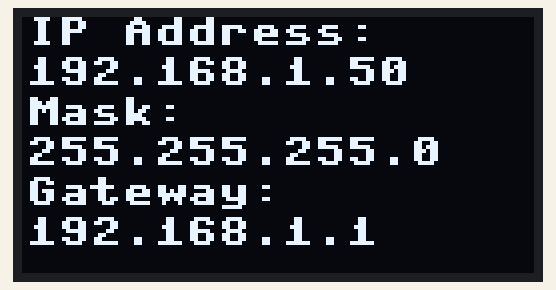
Recording of a program running on a simulated Raspberry Pi Pico running MicroPython. Parts: 128×64 one-colour display. What the program prints to the serial console is not drawn.

Above: at 1.9 s.

The program:

Ethernet_tester_FINAL.py
```python
# For WIZnet W5500-EVB-Pico2 with 1.3 OLED Waveshare hat

from usocket import socket, AF_INET, SOCK_DGRAM, getaddrinfo
from machine import Pin, SPI
import network
import framebuf
import time
import struct

# OLED pin config
DC = 8
RST = 12
MOSI = 11
SCK = 10
CS = 9

class OLED_1inch3(framebuf.FrameBuffer):
    def __init__(self):
        self.width = 128
        self.height = 64
        self.rotate = 180
        self.cs = Pin(CS, Pin.OUT)
        self.rst = Pin(RST, Pin.OUT)
        self.cs(1)
        self.spi = SPI(1, 20000000, polarity=0, phase=0, sck=Pin(SCK), mosi=Pin(MOSI), miso=None)
        self.dc = Pin(DC, Pin.OUT)
        self.dc(1)
        self.buffer = bytearray(self.height * self.width // 8)
        super().__init__(self.buffer, self.width, self.height, framebuf.MONO_HMSB)
        self.init_display()
        self.white = 0xffff
        self.black = 0x0000

    def write_cmd(self, cmd):
        self.cs(1)
        self.dc(0)
        self.cs(0)
        self.spi.write(bytearray([cmd]))
        self.cs(1)

    def write_data(self, buf):
        self.cs(1)
        self.dc(1)
        self.cs(0)
        self.spi.write(bytearray([buf]))
        self.cs(1)

    def init_display(self):
        self.rst(1)
        time.sleep(0.001)
        self.rst(0)
        time.sleep(0.01)
        self.rst(1)
        for cmd in [
            0xAE, 0x00, 0x10, 0xB0, 0xDC, 0x00, 0x81, 0x6F, 0x21,
            0xA1 if self.rotate == 180 else 0xA0, 0xC0, 0xA4, 0xA6,
            0xA8, 0x3F, 0xD3, 0x60, 0xD5, 0x41, 0xD9, 0x22, 0xDB,
            0x35, 0xAD, 0x8A, 0xAF
        ]:
            self.write_cmd(cmd)

    def show(self):
        self.write_cmd(0xB0)
        for page in range(0, 64):
            self.column = 63 - page if self.rotate == 0 else page
            self.write_cmd(0x00 + (self.column & 0x0f))
            self.write_cmd(0x10 + (self.column >> 4))
            for num in range(0, 16):
                self.write_data(self.buffer[page * 16 + num])

# Initialize WIZnet chip
def w5x00_init(OLED, timeout=10):
    spi = SPI(0, 2_000_000, mosi=Pin(19), miso=Pin(16), sck=Pin(18))
    OLED.fill(0)
    OLED.text('Connecting...', 1, 0, OLED.white)
    OLED.show()
    try:
        nic = network.WIZNET5K(spi, Pin(17), Pin(20))  # CS=GP17, RST=GP20
        nic.active(True)

        start_time = time.ticks_ms()
        while time.ticks_diff(time.ticks_ms(), start_time) < timeout * 1000:
            ip = nic.ifconfig()[0]
            if ip and ip != '0.0.0.0':
                break
            time.sleep(0.1)

        ip, mask, gw, dns = nic.ifconfig()
        OLED.fill(0)
        if ip != '0.0.0.0':
            print("Connected! IP config:", ip, mask, gw, dns)
            OLED.text('IP Address:', 1, 0, OLED.white)
            OLED.text(ip, 1, 10, OLED.white)
            OLED.text('Mask:', 1, 20, OLED.white)
            OLED.text(mask, 1, 30, OLED.white)
            OLED.text('Gateway:', 1, 40, OLED.white)
            OLED.text(gw, 1, 50, OLED.white)
        else:
            OLED.text('No network', 1, 0, OLED.white)
        OLED.show()
        return nic
    except Exception as e:
        print("Init failed:", e)
        OLED.fill(0)
        OLED.text('Network error', 1, 0, OLED.white)
        OLED.text('No DHCP/IP', 1, 10, OLED.white)
        OLED.show()
        return None

# DNS resolve
def dns_request(nic, OLED):
    SERVER = 'www.google.co.uk'

    try:
        OLED.fill(0)
        OLED.text('DNS query...', 1, 0, OLED.white)
        OLED.text(SERVER, 1, 10, OLED.white)
        OLED.show()

        addr = getaddrinfo(SERVER, 80)[0][-1]
        print(addr[0])
        OLED.text("DNS Resolved", 1, 30, OLED.white)
        OLED.text(addr[0], 1, 40, OLED.white)
        OLED.show()
    except Exception as e:
        print("DNS failed:", e)
        OLED.text('DNS resolution failed', 1, 30, OLED.white)
        OLED.text(str(e), 1, 40, OLED.white)
        OLED.show()

# Main
if __name__ == "__main__":
    OLED = OLED_1inch3()
    OLED.fill(0)
    OLED.text('Initialising...', 1, 0, OLED.white)
    OLED.show()

    nic = w5x00_init(OLED)

    keyA = Pin(14, Pin.IN, Pin.PULL_UP)  # For re-checking network
    keyB = Pin(15, Pin.IN, Pin.PULL_UP)  # For SNTP request

    while True:
        if keyA.value() == 0:
            time.sleep(0.05)
            if keyA.value() == 0:
                dns_request(nic, OLED)

        if keyB.value() == 0:
            time.sleep(0.05)
            if keyB.value() == 0:
                OLED.fill(0)
                OLED.text('Rechecking...', 1, 0, OLED.white)
                OLED.show()
                time.sleep(0.7)
                nic = w5x00_init(OLED)

        time.sleep(0.1)
```
